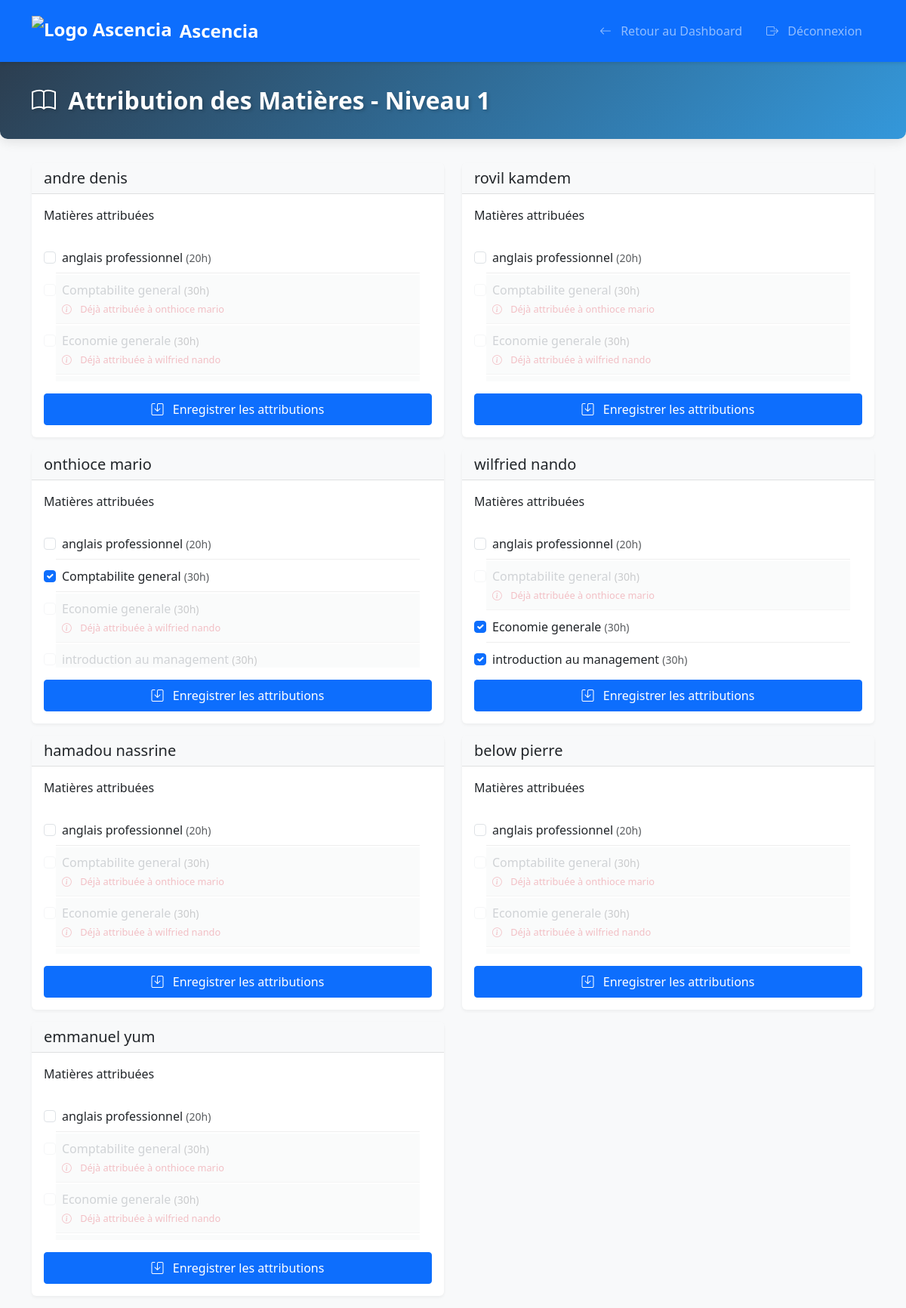
Screenshot of /academy/admin/wilfried.php?level_id=1 (signed in) with the database file from the repository.
### tables this page shows
CREATE TABLE IF NOT EXISTS `levels` (
  `id` int NOT NULL AUTO_INCREMENT,
  `name` varchar(50) NOT NULL,
  `has_filieres` tinyint(1) DEFAULT '0',
  PRIMARY KEY (`id`),
  UNIQUE KEY `name` (`name`)
);

CREATE TABLE IF NOT EXISTS `users` (
  `id` int NOT NULL AUTO_INCREMENT,
  `nom` varchar(50) NOT NULL,
  `prenom` varchar(50) NOT NULL,
  `email` varchar(100) NOT NULL,
  `password` varchar(255) NOT NULL,
  `role` enum('admin','enseignant','etudiant') NOT NULL,
  `level_id` int DEFAULT NULL,
  `specialization_id` int DEFAULT NULL,
  `date_creation` timestamp NULL DEFAULT CURRENT_TIMESTAMP,
  PRIMARY KEY (`id`),
  UNIQUE KEY `email` (`email`),
  KEY `fk_users_level` (`level_id`),
  KEY `fk_users_specialization` (`specialization_id`)
);

CREATE TABLE IF NOT EXISTS `matieres` (
  `id` int NOT NULL AUTO_INCREMENT,
  `code` varchar(20) NOT NULL,
  `libelle` varchar(100) NOT NULL,
  `description` text,
  `nombre_heures` int DEFAULT '0',
  `level_id` int DEFAULT NULL,
  `date_creation` timestamp NULL DEFAULT CURRENT_TIMESTAMP,
  PRIMARY KEY (`id`),
  UNIQUE KEY `code_level` (`code`,`level_id`),
  KEY `level_id` (`level_id`)
);

CREATE TABLE IF NOT EXISTS `teacher_subjects` (
  `id` int NOT NULL AUTO_INCREMENT,
  `user_id` int NOT NULL,
  `matiere_id` int NOT NULL,
  `created_at` timestamp NULL DEFAULT CURRENT_TIMESTAMP,
  PRIMARY KEY (`id`),
  UNIQUE KEY `unique_teacher_subject` (`user_id`,`matiere_id`),
  KEY `matiere_id` (`matiere_id`)
);

### academy/admin/wilfried.php (the view, shortened to what this page needs)
<?php
require_once '../config/database.php';
$level_id = isset($_GET['level_id']) ? intval($_GET['level_id']) : 0;
$stmt = $conn->prepare("SELECT * FROM levels WHERE id = ?");
$stmt->execute([$level_id]);
$level = $stmt->fetch(PDO::FETCH_ASSOC);
$stmt = $conn->prepare("
    SELECT DISTINCT u.*, GROUP_CONCAT(m.libelle) as assigned_subjects,
           COALESCE(l.name, 'Non assigné') as level_name
    FROM users u
    LEFT JOIN teacher_subjects ts ON u.id = ts.user_id
    LEFT JOIN matieres m ON ts.matiere_id = m.id AND m.level_id = ?
    LEFT JOIN levels l ON u.level_id = l.id
    WHERE u.role = 'enseignant'
    AND (
        u.level_id = ?
        OR EXISTS (
            SELECT 1
            FROM teacher_subjects ts2
            JOIN matieres m2 ON ts2.matiere_id = m2.id
            WHERE ts2.user_id = u.id
            AND m2.level_id = ?
        )
    )
    GROUP BY u.id
    ORDER BY u.nom, u.prenom
");
$stmt->execute([$level_id, $level_id, $level_id]);
$teachers = $stmt->fetchAll(PDO::FETCH_ASSOC);
$stmt = $conn->prepare("SELECT * FROM matieres WHERE level_id = ? ORDER BY libelle");
$stmt->execute([$level_id]);
$subjects = $stmt->fetchAll(PDO::FETCH_ASSOC);
$stmt = $conn->prepare("
    SELECT m.id, m.libelle, u.nom, u.prenom, ts.user_id
    FROM matieres m
    JOIN teacher_subjects ts ON m.id = ts.matiere_id
    JOIN users u ON ts.user_id = u.id
    WHERE m.level_id = ?
    ORDER BY m.libelle
");
$stmt->execute([$level_id]);
$assigned_subjects = $stmt->fetchAll(PDO::FETCH_ASSOC);
$assigned_subjects_map = [];
foreach ($assigned_subjects as $as) {
    $assigned_subjects_map[$as['id']] = [
        'libelle' => $as['libelle'],
        'teacher' => $as['prenom'] . ' ' . $as['nom'],
        'user_id' => $as['user_id']
    ];
}
?>
<!DOCTYPE html>
<html lang="fr">
<head>
    <link href="https://cdn.jsdelivr.net/npm/bootstrap@5.3.0/dist/css/bootstrap.min.css" rel="stylesheet">
    <link href="https://cdn.jsdelivr.net/npm/bootstrap-icons@1.7.2/font/bootstrap-icons.css" rel="stylesheet">
    <link href="../assets/css/style.css" rel="stylesheet">
</head>
<body>
    <nav class="navbar navbar-expand-lg navbar-dark bg-primary">
        <div class="container">
            <a class="navbar-brand" href="../index.php">
                <img src="../assets/images/logo.png" alt="Logo Ascencia">
                <span>Ascencia</span>
            </a>
            <div class="collapse navbar-collapse" id="navbarNav">
                <ul class="navbar-nav ms-auto">
                    <li class="nav-item">
                        <a class="nav-link" href="level_dashboard.php?level_id=<?php echo $level_id; ?>">
                            <i class="bi bi-arrow-left"></i> Retour au Dashboard
                        </a>
                    </li>
                    <li class="nav-item">
                        <a class="nav-link" href="../logout.php">
                            <i class="bi bi-box-arrow-right"></i> Déconnexion
                        </a>
                    </li>
                </ul>
            </div>
        </div>
    </nav>
    <div class="page-header">
        <div class="container">
            <div class="d-flex justify-content-between align-items-center">
                <h1>
                    <i class="bi bi-book"></i>
                    Attribution des Matières - <?php echo htmlspecialchars($level['name']); ?>
                </h1>
            </div>
        </div>
    </div>
    <div class="container">
        <div class="row">
            <?php foreach($teachers as $teacher): ?>
                <div class="col-md-6">
                    <div class="card teacher-card">
                        <div class="card-header">
                            <h5 class="card-title mb-0">
                                <?php echo htmlspecialchars($teacher['prenom'] . ' ' . $teacher['nom']); ?>
                            </h5>
                        </div>
                        <div class="card-body">
                            <form method="POST" action="">
                                <div class="mb-3">
                                    <label class="form-label">Matières attribuées</label>
                                    <div class="subject-list">
                                        <?php foreach($subjects as $subject):
                                            $is_assigned = !empty($teacher['assigned_subjects']) && strpos($teacher['assigned_subjects'], $subject['libelle']) !== false;
                                            $is_assigned_to_other = isset($assigned_subjects_map[$subject['id']]) &&
                                                                   $assigned_subjects_map[$subject['id']]['user_id'] != $teacher['id'];
                                            $disabled = $is_assigned_to_other;
                                        ?>
                                            <div class="form-check <?php echo $disabled ? 'disabled' : ''; ?>">
                                                <input class="form-check-input" type="checkbox"
                                                       name="subjects[]"
                                                       value="<?php echo $subject['id']; ?>"
                                                       id="subject_<?php echo $teacher['id']; ?>_<?php echo $subject['id']; ?>"
                                                       <?php echo $is_assigned ? 'checked' : ''; ?>
                                                       <?php echo $disabled ? 'disabled' : ''; ?>>
                                                <label class="form-check-label" for="subject_<?php echo $teacher['id']; ?>_<?php echo $subject['id']; ?>">
                                                    <?php echo htmlspecialchars($subject['libelle']); ?>
                                                    <small class="text-muted">(<?php echo $subject['nombre_heures']; ?>h)</small>
                                                    <?php if($is_assigned_to_other): ?>
                                                        <div class="assigned-info">
                                                            <i class="bi bi-info-circle"></i>
                                                            Déjà attribuée à <?php echo htmlspecialchars($assigned_subjects_map[$subject['id']]['teacher']); ?>
                                                        </div>
                                                    <?php endif; ?>
                                                </label>
                                            </div>
                                        <?php endforeach; ?>
                                    </div>
                                </div>
                                <div class="d-grid">
                                    <button type="submit" class="btn btn-primary">
                                        <i class="bi bi-save"></i> Enregistrer les attributions
                                    </button>
                                </div>
                            </form>
                        </div>
                    </div>
                </div>
            <?php endforeach; ?>
        </div>
    </div>
</body>
</html>

### academy/assets/css/style.css (style rules this page uses)
body { background-color: #f8f9fa; }
.navbar { box-shadow: 0 2px 4px rgba(0,0,0,.1); }
.card { box-shadow: 0 2px 4px rgba(0,0,0,.05); border: none; margin-bottom: 20px; }
.card-header { background-color: #fff; border-bottom: 1px solid rgba(0,0,0,.125); }
.btn { border-radius: 4px; }
.btn-primary { background-color: #0d6efd; border-color: #0d6efd; }
.bi { margin-right: 8px; }

### academy/admin/wilfried.php (style rules this page uses)
.navbar { box-shadow: 0 2px 4px rgba(0,0,0,.1); padding: 1rem 0; }
.navbar-brand { font-size: 1.5rem; font-weight: 600; display: flex; align-items: center; gap: 10px; }
.navbar-brand img { height: 40px; width: auto; }
.nav-link { font-weight: 500; padding: 0.5rem 1rem !important; transition: all 0.3s ease; }
.page-header { background: linear-gradient(135deg, #2c3e50 0%, #3498db 100%); color: white; padding: 2rem 0; margin-bottom: 2rem; border-radius: 0 0 10px 10px; box-shadow: 0 4px 15px rgba(0,0,0,0.1); }
.page-header h1 { margin: 0; font-size: 2rem; font-weight: 600; text-shadow: 2px 2px 4px rgba(0,0,0,0.2); }
.teacher-card { margin-bottom: 1rem; border: none; box-shadow: 0 2px 4px rgba(0,0,0,.05); transition: transform 0.2s ease; }
.card-header { background-color: #f8f9fa; border-bottom: 1px solid rgba(0,0,0,.1); }
.subject-list { max-height: 200px; overflow-y: auto; padding: 1rem; background-color: #fff; border-radius: 5px; }
.form-check { padding: 0.5rem; border-bottom: 1px solid #eee; }
.form-check.disabled { opacity: 0.6; background-color: #f8f9fa; }
.form-check.disabled .form-check-label { color: #6c757d; }
.assigned-info { font-size: 0.8rem; color: #dc3545; margin-top: 0.25rem; }
.btn-primary { padding: 0.5rem 1.5rem; font-weight: 500; }

### rows the page displays
levels: name "Niveau 1"
users: prenom+nom "andre denis"
matieres: libelle "anglais professionnel", nombre_heures "20"
matieres: libelle "Comptabilite general", nombre_heures "30", id "onthioce mario", libelle "☑"
matieres: libelle "Economie generale", nombre_heures "30", id "wilfried nando", libelle "☑"
users: prenom+nom "rovil kamdem"
users: prenom+nom "onthioce mario"
matieres: libelle "introduction au management", nombre_heures "30", libelle "☑"
users: prenom+nom "wilfried nando"
users: prenom+nom "hamadou nassrine"
users: prenom+nom "below pierre"
users: prenom+nom "emmanuel yum"
